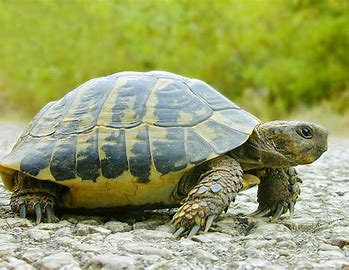
#> input picture waw.jpg, 349 x 270 px
$ python histogram.py
#> lines starting #> are read from the running program, lines starting #| are printed output that depends on the picture
#Histogram
#import library
import numpy as np
import imageio.v2 as imageio
import matplotlib.pyplot as plt

#membaca gambar
img = imageio.imread("waw.jpg")
#> img is the input picture: shape (270, 349, 3); mean R, G, B 149.4, 158.3, 100.6
#mendapatkan resolusi dan type  gambar
img_height = img.shape[0] #untuk mendapatkan ukuran lebar dari gambar
#> img_height = 270
img_width = img.shape[1] #untuk mendapatkan ukuran tinggi dari gambar
#> img_width = 349
img_channel = img.shape[2] #untuk mendapatkan resolusi gambar
#> img_channel = 3
img_grayscale = np.zeros(img.shape, dtype=np.uint8) #membuat array berdasarkan bentuk dan tipe tertentu

for y in range(0, img_height): #memberikan interval range untuk tiggi
    for x in range(0, img_width): #memberikan interval range lebar
        red = img[y][x][0] #memberikan nilai piel untuk red
        green = img[y][x][1] #memberikan nilai pixel untuk green
        blue = img[y][x][2] #memberikan nilai pixel untuk blue
        gray = (int(red) + int(green) + int(blue)) / 3 #rumus untuk merubah gambar original menjadi grayscale
        img_grayscale[y][x] = (gray, gray, gray) #menampilkan hasil yang akan ditampilkan
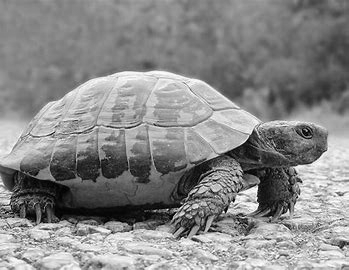
#> img_grayscale: shape (270, 349, 3); min 0, max 254, mean 135.7

plt.imshow(img_grayscale)#menampilkan gambar yang sudah dilakukan perubahan
plt.title("Grayscale") #memberikan judul pada gambar yang akan ditampilkan
plt.show()# menampilkan gambar keseluruhan

#Menampilkan Histogram Gambar Grayscale
#Membuat variabel untuk menyimpan data gambar
#menampilkan histogram gambar grayscale
hg = np.zeros ((256)) #membuat variable untuk menyimpan data gambar

for x in range (0, 256): #memberikan interval range untuk x
    hg[x] = 0 #memberikan setiap nilai dalam array hg dengan 0

for y in range (0, img_height): #memberikan interval range  untuk y sebagai tinggi gambar
    for x in range(0, img_width): #memberkan interval range untuk x sebagai lebar gambar
        gray = img_grayscale[y][x][0] #mengisi nilai gray pada gambar
        hg[gray] += 1  #memasukkan nilai atau menghitung nilai dari gambar
#> after the loop, hg = 256 values, max 1360 at index 133, min 0 at index 255, mean 368.1
#menampilkan histogram
#plt.figure(figsize=(20, 6)) #mllakukan objek yang mengandung semua elemen dari grafik
#plt.plot(hg, color="black", linewidth=2.0) #melakukan ploting
#plt.show() #menampilkan gambar atau grafik

bins = np.linspace(0, 256, 100) # mengelompokkan data numerik menjadi beberapa bin agar sebaran data lebih mudah dipahami menggunakan  spasi secara merata dalam interval terettentu
plt.hist(hg, bins, color = "black", alpha = 0.5) #untuk membuat histogram grafik yang menunjukan distribusi frekuensi
plt.title ("Histogram") #memberikan judul pada gambar yang ditampilkan
plt.show() #menampilkan keseluruhan histogram yang dibuat
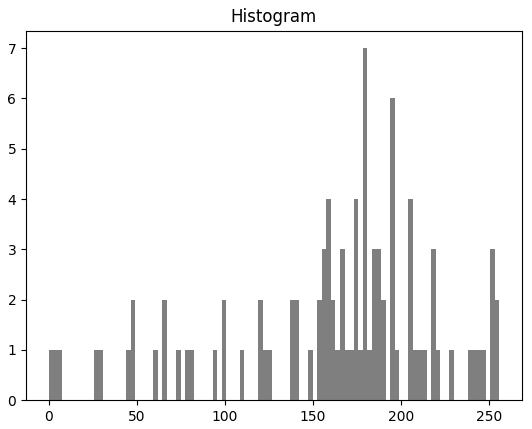
#> figure drawn by matplotlib, 1 panel; tallest bar 7 high, from x = 178.4 to 181

#Menampilkan Histogram Gambar RGB
#Membuat variabel untuk menyimpan data gambar
hgr = np.zeros((256)) #membuat variabel red dengan nilai 256
hgg = np.zeros ((256)) #membuat variable green dengan nilai 256
hgb = np.zeros ((256)) #membuat variable blue dengan nilai 256
hgrgb = np.zeros ((768)) #membuat variable rgb dengan nilai 256
for x in range (0, 256): #untuk mengisi interval range setiap nilai dalam array hg dengan 0
    hgr[x] = 0 #mengisi nilai array hgred dengan 0
    hgg[x] = 0 #mengisi nilai array hggreen dengan 0
    hgb[x] = 0 #mengisi nilai array hgblue dengan 0

for x in range (0, 768) : #untuk mengisi interval range setiap nilai dalam array hg dengan 0
    hgrgb [x] = 0 #mengisi nilai array rgb dengan 0
for x in range (0, 256) : #mmberikan interval range untuk x
    hgr[x] = 0 #mengisi nilai array hgred dengan 0
    hgg[x] = 0 #mengisi nilai array hggreen dengan 0
    hgb[x] = 0 #mengisi nilai array hgblue dengan 0
for x in range (0, 768) : #membrikan interval range untuk x
    hgrgb [x] = 0 #mengisi nilai array rgb dengan 0

#th = int(256/64)
temp = [0]
for y in range(0, img.shape[0]): #memberikan interval range untuk y
    for x in range(0, img.shape[1]): #memberikan interval range untuk x
        red = int(img[y][x][0]) #menghitung nilai pixel red
        green = int(img[y][x][1]) #menghitung nilai pixel green
        blue = int(img[y][x][2]) #menghitung nilai pixel blue
        green = green + 256 #menghitung nilai pixel untuk green
        blue = blue + 512 #menghitung nilai pixel untuk blue
        #temp.append(green)
        hgrgb[red] += 1 #memberikan nilai hgrgbred
        hgrgb[green] += 1 #memberikan nilai hgrgbgreen
        hgrgb[blue] += 1 #memberikan nilai hgrgbblu
#> after the loop, hgrgb = 768 values, max 2742 at index 512, min 7 at index 257, mean 368.1

binsrgb = np.linspace(0, 768, 100) #mengelompokkan data numerik menjadi beberapa bin agar sebaran data lebih mudah dipahami menggunakan  spasi secara merata dalam interval terettentu
plt.hist(hgrgb, binsrgb, color="black", alpha=0.5)#untuk membuat histogram grafik yang menunjukan distribusi frekuensi
# plt.plot(hgrgb)
plt.title("Histogram Red Green Blue")#memberikan judul pada gambar yang akan ditampilkan
plt.show()#menampilkan keseluruhan gambar yang sudah dibuat
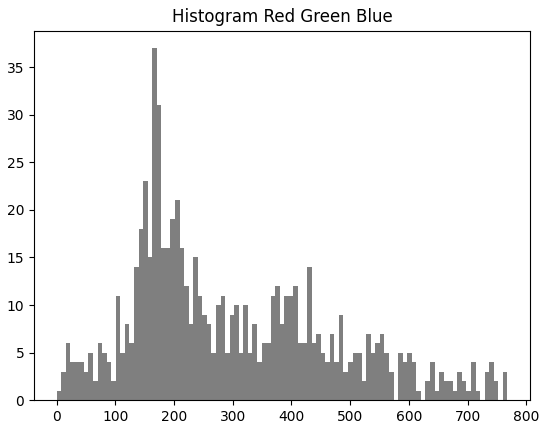
#> figure drawn by matplotlib, 1 panel; tallest bar 37 high, from x = 162.9 to 170.7

#Menampilkan Histogram
for y in range(0, img_height): #memberikan interval range untuk y
    for x in range(0, img_width): #memberikan interval range untuk x
        red = img[y][x][0] #menghitung nilai pixel red
        green = img[y][x][1] #menghitung nilai pixel green
        blue =img[y][x][2] #menghitung nilai pixel blue
        hgr[red] += 1 #memberikan nilai hgrgbred
        hgg[green] += 1 #memberikan nilai hgrgbgreen
        hgb[blue] += 1 #memberikan nilai hgrgbblu
#> after the loop, hgb = 256 values, max 2742 at index 0, min 17 at index 254, mean 368.1; hgg = 256 values, max 1658 at index 181, min 7 at index 1, mean 368.1; hgr = 256 values, max 1565 at index 163, min 12 at index 1, mean 368.1

bins = np.linspace(0, 256, 100) #mengelompokkan data numerik menjadi beberapa bin agar sebaran data lebih mudah dipahami menggunakan  spasi secara merata dalam interval terettentu
plt.hist(hgr, bins, color="red", alpha=0.5)#membuat grafik yang menunjukkan sebaran frekuensi red
plt.title("Histogram Red") #memberikan judul pada grafik yang akan ditampilkan
plt.show() #menampilkan gambar yang sudah dibuat

plt.hist(hgg, bins, color="green", alpha=0.5)#membuat grafik yang menunjukkan sebaran frekuensi green
plt.title("Histogram Green") #memberikan judul pada gambar
plt.show()#menampilkan gambar secara menyeluruh yang telah dibuat
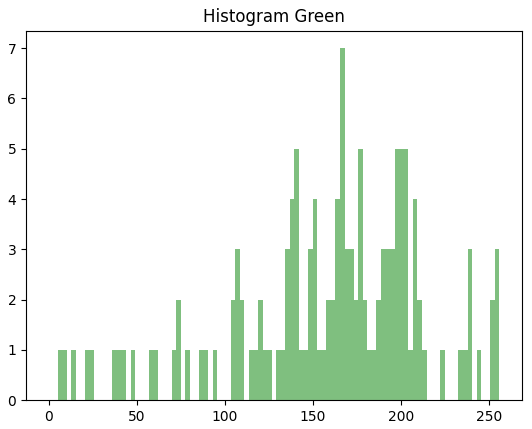
#> figure drawn by matplotlib, 1 panel; tallest bar 7 high, from x = 165.5 to 168.1

plt.hist(hgb, bins, color="blue", alpha=0.5)#membuat grafik yang menunjukkan sebaran frekuensi blue
plt.title("Histogram Blue")#memberikan judul pada gambar
plt.show()#menampilkan gambar secara menyeluruh yang telah dibuat
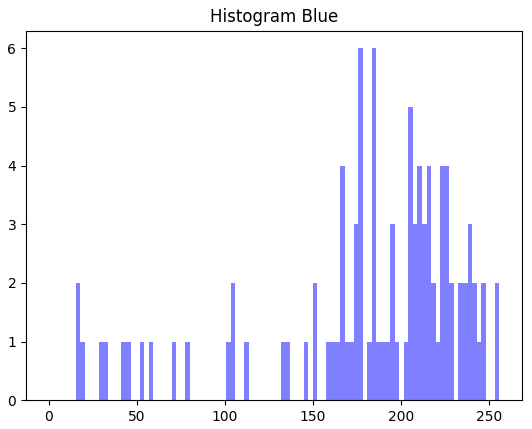
#> figure drawn by matplotlib, 1 panel


#Menampilkan Histogram Kumulatif
#menampilkan histogram komulatif
hgk = np.zeros((256)) #membuat variabl hgk dengan nilai 256
c = np.zeros((256)) #membuat variabl c dengan nilai 256

for x in range(0, 256): #memberikan interval rang untuk x
    hgk[x] = 0 #memasukkan nilai hgk dengan 0
    c[x] = 0  #memasukkan nilai c dengan 0

for y in range(0, img_height):#membuat interval range variabel y untuk nilai tinggi
    for x in range(0, img_width): #membuat interval range variabl x untuk nilai lebar
        gray = img_grayscale[y][x][0] #memberirkan nilai gray pada variabel x,y
        hgk[gray] += 1 #memasukkan nilai hgk untuk gray
#> after the loop, hgk has the same summary as hg

c[0] = hgk[0]
for x in range(1, 256): #memberikan nilai range untuk variable x
     c[x] = c[x-1] + hgk[x] #rumus untuk melakukan perhitungan histogram
#> after the loop, c = 256 values from 6 to 94230

hmaxk = c[255] #nilai max histogram komulatif
#> hmaxk = 94230

for x in range(0, 256):#memberikan interval range untuk variable x
    c[x] = 190 * c[x] / hmaxk #rumus untuk menentukan nilai max histogram komulatif
#> after the loop, c = 256 values from 0.0121 to 190

plt.hist(c, bins, color="black", alpha=0.5)#membuat grafik yang menunjukkan sebaran frekuensi blue
plt.title("Histogram Grayscale Kumulatif")#membuat atau memasukkan judul untuk histogram komulatif yang ditampilkan
plt.show()#menampilkan keseluruhan histogram yang sudah dibuat
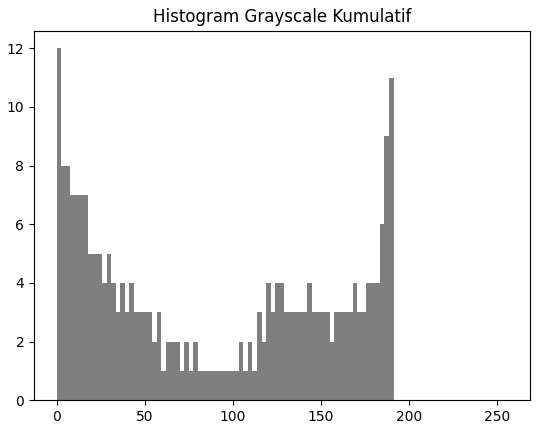
#> figure drawn by matplotlib, 1 panel; tallest bar 12 high, from x = 2.22e-16 to 2.59


#Menampilkan Histogram Hequalisasi
hgh = np.zeros((256)) #membuat variable untuk histogram hequalisasi
h = np.zeros((256))#membuat variabel untuk histogram
c = np.zeros((256))#membuat variable untuk reoslusi

for x in range(0, 256): #membuat interval variable untuk nilai x
    hgh[x] = 0 #memasukkan nilai array x untuk histogram hequaliisasi
    h[x] = 0 #memasukkan nilai aray x untuk histogram
    c[x] = 0 #memasukkan nilai array x untuk nilai resolusi channel

for y in range(0, img_height): #membuat interval range variable y untuk ketinggian gambar
    for x in range(0, img_width): #mmbuat interval range variable x untuk lebar gambar
        gray = img_grayscale[y][x][0] #memberikan nilai gray untuk variable x,y
        hgh[gray] += 1 #memasukkan nilai variabel untuk histogram hequalisasi
#> after the loop, hgh has the same summary as hg

h[0] = hgh[0] #penentuan nilai histogram hequalisasi
for x in range(1, 256): #membuat interval range untuk nilai x
     h[x] = h[x-1] + hgh[x] #rumus penentuan histogram untuk variable x
#> after the loop, h = 256 values from 6 to 94230

for x in range(0, 256):#membuat interval range untuk nilai x
     h[x] = h[x] / img_height / img_width #penentuan histogram untuk variabl x ketinggian dan lebar
#> after the loop, h = 256 values from 6.37e-05 to 1

for x in range(0, 256):#membuat interval range untuk nilai x
    hgh[x] = 0
#> after the loop, hgh = 256 values from 0 to 0

for y in range(0, img_height):#membuat interval range variable y untuk ketinggian gambar
    for x in range(0, img_width): #mmbuat interval range variable x untuk lebar gamba
        gray = img_grayscale[y][x][0]#memberikan nilai gray untuk variable x,y
        gray = h[gray] * 255 #menentukan nilai gray pada histogram
        hgh[int(gray)] += 1 #memasukkan nilai gray pada histogram
#> after the loop, hgh = 256 values, max 1360 at index 126, min 0 at index 64, mean 368.1

c[0] = hgh[0]
for x in range(1, 256):
     c[x] = c[x-1] + hgh[x]
#> after the loop, c = 256 values from 366 to 94230

hmaxk = c[255]

for x in range(0, 256):
    c[x] = 190 * c[x] / hmaxk
#> after the loop, c = 256 values from 0.738 to 190

plt.hist(c, bins, color="black", alpha=0.5) ##membuat grafik yang menunjukkan sebaran frekuensi
plt.title("Histogram Grayscale Hequalisasi") #memberikan judul pada histogram yang akan ditampilkan
plt.show() # menampilkan keseluruhan histogram yang sudah dibuat
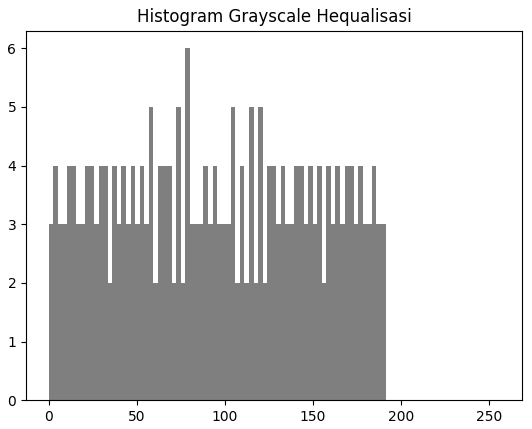
#> figure drawn by matplotlib, 1 panel; tallest bar 6 high, from x = 77.58 to 80.16
